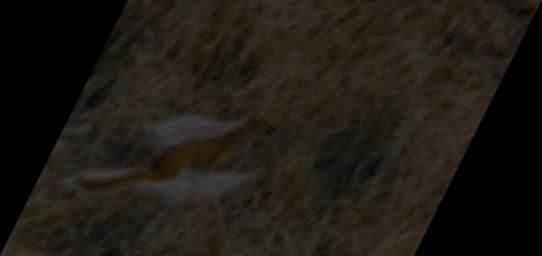
#> input picture Лабораторная3/image.jpg, 542 x 256 px
$ jupyter execute --allow-errors task.ipynb   (shell and % lines are left out)
#> lines starting #> are read from the running program, lines starting #| are printed output that depends on the picture
[cell 1]
from google.colab import drive
#> (the rest of this cell did not finish here and is left out)

[cell 2]
import cv2
import numpy as np
from google.colab.patches import cv2_imshow

[cell 3]
import math

def fix_skew(image, skew_angle):
    height, width = image.shape[:2]
    skewed_image = cv2.warpAffine(image, np.array([[1, skew_angle, -math.tan(skew_angle) * height], [0, 1, 0]]), (width, height))
    return skewed_image

[cell 4]
image = cv2.imread('image.jpg')
#> image is the input picture: shape (256, 542, 3); mean B, G, R 20.1, 26.2, 31

shifted_image = fix_skew(image, 0.5)
#> in fix_skew, `skewed_image = cv2.warpAffine(image, np.array([[1, skew_angle, -math.t..`:
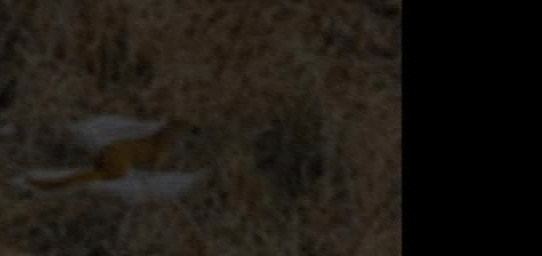
#> skewed_image: shape (256, 542, 3); mean B, G, R 19.5, 25.4, 30.2

cv2_imshow(image)
cv2_imshow(shifted_image)
cv2.waitKey(0)
cv2.destroyAllWindows()
